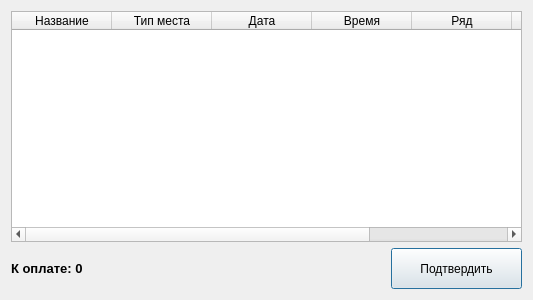
<?xml version="1.0" encoding="UTF-8"?>
<ui version="4.0">
 <class>FinalyWindow</class>
 <widget class="QDialog" name="FinalyWindow">
  <property name="geometry">
   <rect>
    <x>0</x>
    <y>0</y>
    <width>533</width>
    <height>300</height>
   </rect>
  </property>
  <property name="windowTitle">
   <string>Dialog</string>
  </property>
  <layout class="QGridLayout" name="gridLayout">
   <item row="0" column="0">
    <layout class="QVBoxLayout" name="verticalLayout_2">
     <item>
      <widget class="QTableWidget" name="tableWidget">
       <property name="minimumSize">
        <size>
         <width>511</width>
         <height>191</height>
        </size>
       </property>
       <column>
        <property name="text">
         <string>Название</string>
        </property>
       </column>
       <column>
        <property name="text">
         <string>Тип места</string>
        </property>
       </column>
       <column>
        <property name="text">
         <string>Дата</string>
        </property>
       </column>
       <column>
        <property name="text">
         <string>Время</string>
        </property>
       </column>
       <column>
        <property name="text">
         <string>Ряд</string>
        </property>
       </column>
       <column>
        <property name="text">
         <string>Место</string>
        </property>
       </column>
       <column>
        <property name="text">
         <string>Цена</string>
        </property>
       </column>
      </widget>
     </item>
     <item>
      <layout class="QVBoxLayout" name="verticalLayout">
       <item>
        <layout class="QHBoxLayout" name="horizontalLayout">
         <item>
          <widget class="QLabel" name="labelCost">
           <property name="minimumSize">
            <size>
             <width>160</width>
             <height>22</height>
            </size>
           </property>
           <property name="font">
            <font>
             <family>Arial</family>
             <pointsize>10</pointsize>
             <weight>75</weight>
             <bold>true</bold>
             <underline>false</underline>
            </font>
           </property>
           <property name="text">
            <string>К оплате: 0</string>
           </property>
          </widget>
         </item>
         <item>
          <spacer name="horizontalSpacer">
           <property name="orientation">
            <enum>Qt::Horizontal</enum>
           </property>
           <property name="sizeHint" stdset="0">
            <size>
             <width>40</width>
             <height>20</height>
            </size>
           </property>
          </spacer>
         </item>
         <item>
          <widget class="QPushButton" name="pushButtonOk">
           <property name="minimumSize">
            <size>
             <width>131</width>
             <height>41</height>
            </size>
           </property>
           <property name="text">
            <string>Подтвердить</string>
           </property>
          </widget>
         </item>
        </layout>
       </item>
      </layout>
     </item>
    </layout>
   </item>
  </layout>
 </widget>
 <resources/>
 <connections/>
</ui>
